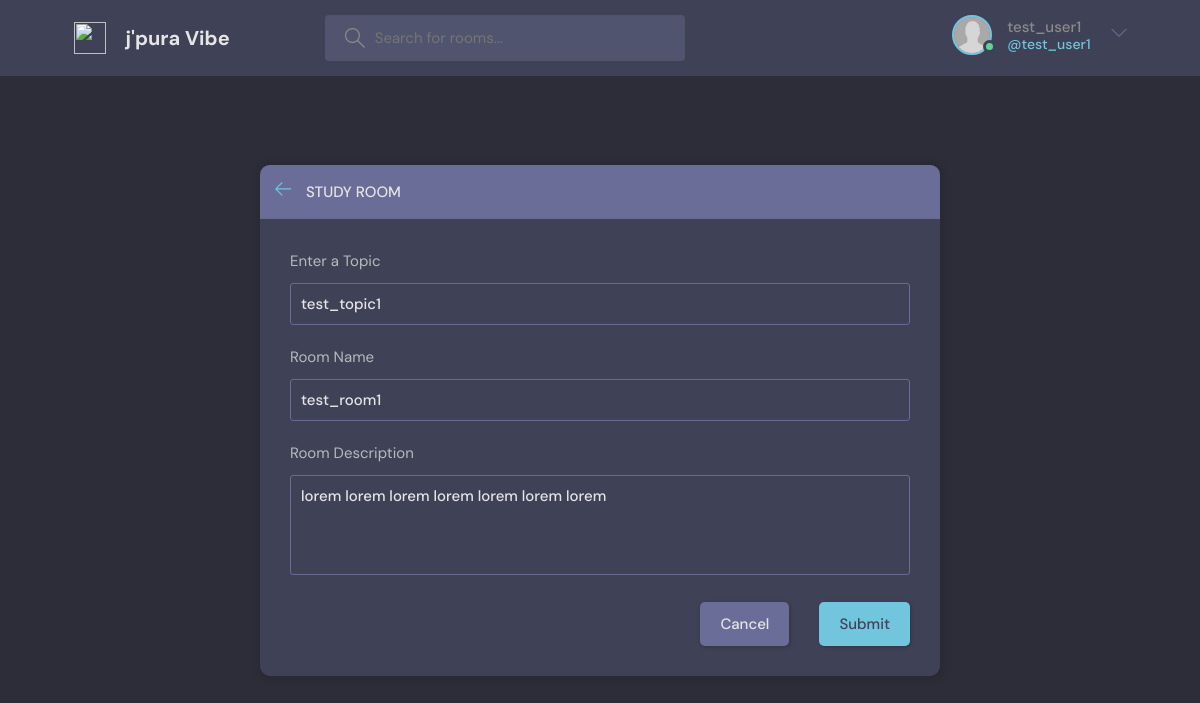
The page /update-room/17/ (signed in) on the database its author committed.
### home/models.py (models this page shows, shortened)
class Profile(models.Model):
    user = models.OneToOneField(User, on_delete = models.CASCADE)
    image = models.ImageField(default='default.jpg', upload_to='profile_pics')
    email = models.EmailField(null=True, blank=True, unique=True)

class Rooms(models.Model):
    host = models.ForeignKey(User, on_delete=models.CASCADE)
    topic = models.ForeignKey(Topic, on_delete=models.CASCADE)
    name  = models.CharField(max_length=200)
    description = models.TextField(null = True, blank = True)
    participants = models.ManyToManyField(User, related_name='participants', blank=True)
    updated = models.DateTimeField(auto_now=True)
    created = models.DateTimeField(auto_now_add=True)
    class Meta:
        ordering = ['-created']

class Topic(models.Model):
    name = models.CharField(max_length=200)
    user = models.ForeignKey(User, on_delete=models.CASCADE)

### home/views.py (the view, shortened to what this page needs)
# urls.py: path('update-room/<int:pk>/', updateRoom, name = 'update-room'),
@login_required
def updateRoom(request, pk):
    room = Rooms.objects.get(pk=pk)
    form = RoomForm(instance=room)
    topics = Topic.objects.all()
    current_topic = room.topic
    if request.user != room.host:
        return HttpResponse("You are not allowed here!")
    context = {'form': form, 'topics': topics, 'room':room}
    return render(request, 'home/room_form.html', context)

### home/forms.py
class RoomForm(forms.ModelForm):
    class Meta:
        model = Rooms
        fields = '__all__'
        exclude = ['host', 'participants']

### home/templates/home/room_form.html (shortened to what this page needs)
{% extends 'main.html' %}
{% block content %}
  <main class="create-room layout">
    <div class="container">
      <div class="layout__box">
        <div class="layout__boxHeader">
          <div class="layout__boxTitle">
            <a href="{% url 'home' %}">
              <svg version="1.1" xmlns="http://www.w3.org/2000/svg" width="32" height="32" viewBox="0 0 32 32">
                <title>arrow-left</title>
                <path
                  d="M13.723 2.286l-13.723 13.714 13.719 13.714 1.616-1.611-10.96-10.96h27.625v-2.286h-27.625l10.965-10.965-1.616-1.607z">
                </path>
              </svg>
            </a>
            <h3>Study Room</h3>
          </div>
        </div>
        <div class="layout__body">
          <form class="form" action="" method="POST">
            <div class="form__group">
                <label for="room_topic">Enter a Topic</label>
                <input required type="text" value="{{room.topic.name}}" name="topic" list="topic-list">
            </div>
            <div class="form__group">
              <label for="room_name">Room Name</label>
              {{form.name}}
            </div>
            <div class="form__group">
                <label for="room_descriptiom">Room Description</label>
                {{form.description}}
            </div>
            <div class="form__action">
              <a class="btn btn--dark" href="{% url 'home' %}">Cancel</a>
              <button class="btn btn--main" type="submit">Submit</button>
            </div>
          </form>
        </div>
      </div>
    </div>
  </main>
{% endblock %}

### templates/navbar.html (shortened to what this page needs)
{% load static %}
<header class="header header--loggedIn">
    <div class="container">
      <a href="{% url 'home' %}" class="header__logo">
        <img src="{% static 'images/logo1.png' %}" />
        <h1>j'pura Vibe</h1>
      </a>
      <form class="header__search" method="GET" action="{% url 'home' %}">
        <label>
          <input name="q" placeholder="Search for rooms..." />
        </label>
      </form>
      <nav class="header__menu">
        {% if request.user.is_authenticated %}
        <div class="header__user">
          <a href="{% url 'user-profile' request.user.pk %}">
            <div class="avatar avatar--medium active">
              <img src="{{request.user.profile.image.url}}" />
            </div>
            <p>{{request.user.username}} <span>@{{request.user.username}}</span></p>
          </a>
          <button class="dropdown-button">
            <svg version="1.1" xmlns="http://www.w3.org/2000/svg" width="32" height="32" viewBox="0 0 32 32">
              <title>chevron-down</title>
              <path d="M16 21l-13-13h-3l16 16 16-16h-3l-13 13z"></path>
            </svg>
          </button>
        </div>
        {% else %}
        <a href="{% url 'login' %}">
          <img src="{% static 'images/avatar.svg' %}" />
          <p>Login</p>
        </a>
        {% endif %}
      </nav>
    </div>
  </header>

### rows shown on the page
Rooms: topic "test_topic1", name "test_room1", description "lorem lorem lorem lorem lorem lorem lorem"

### other values the page prints
{{ request.user.username }} "test_user1"
